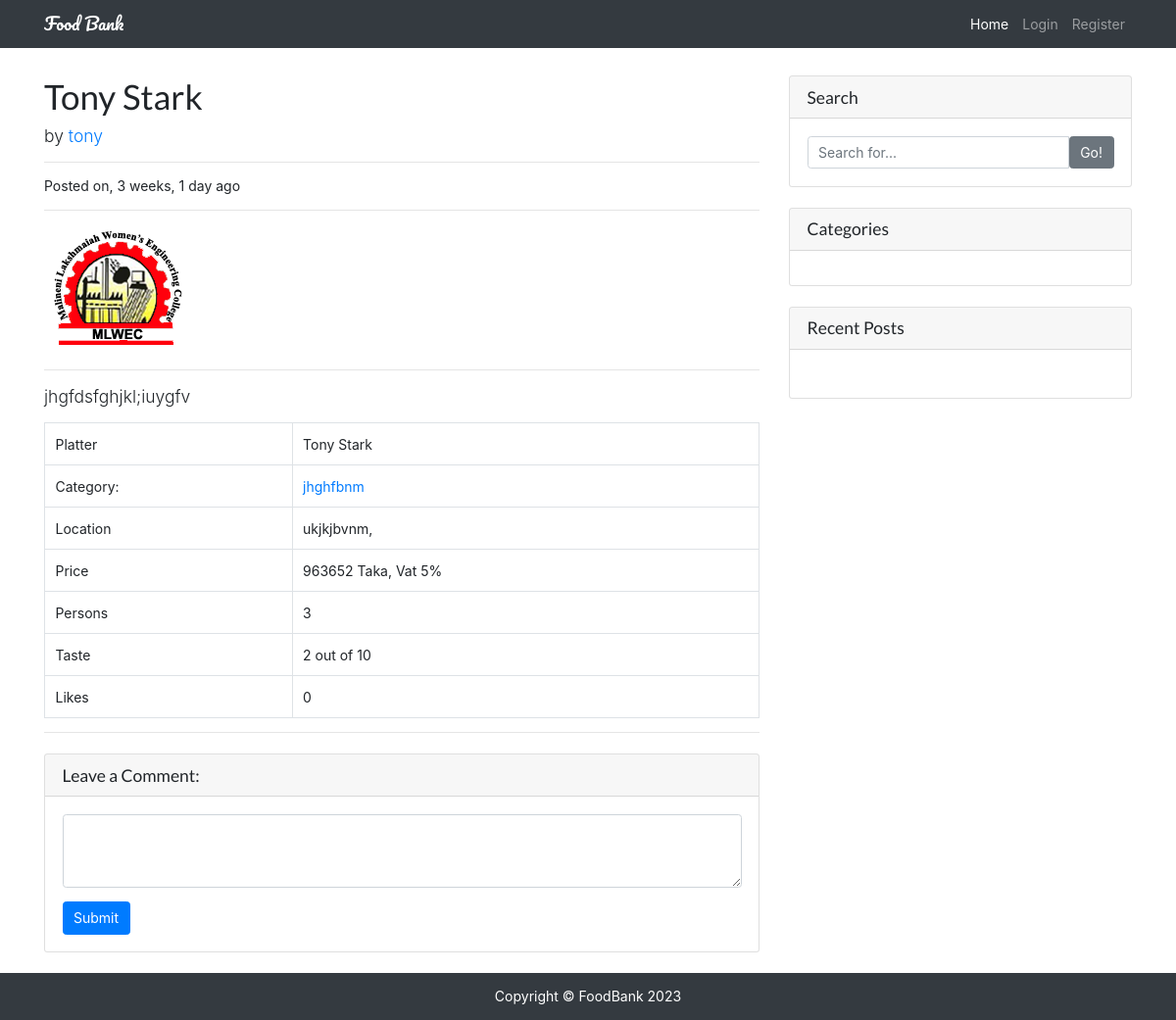
/tony-stark/, run on the app's committed database.
### restaurants/models.py (models this page shows, shortened)
class Restaurant(models.Model):
    user = models.ForeignKey(User, on_delete=models.CASCADE)
    title = models.CharField(max_length=120)
    image = models.ImageField(upload_to='restaurants/')
    categories = models.CharField(max_length=120)
    location = models.CharField(max_length=120)
    price = models.IntegerField()
    vat = models.PositiveIntegerField(default=0)
    taste = models.PositiveIntegerField(choices=choices)
    persons = models.PositiveIntegerField(choices=choices)
    details = models.TextField()
    slug = models.SlugField(unique=True, blank=True)
    likes = models.ManyToManyField(User, related_name='post_likes', blank=True)
    views = models.IntegerField(default=0,blank=True)
    created_at = models.DateTimeField(auto_now_add=True)
    updated_at = models.DateTimeField(auto_now=True)
    is_active = models.BooleanField(default=True)
    def likes_count(self):
        return self.likes.count()
    def get_categories(self):
        cats = self.categories.split(',')
        return cats

### authentication/models.py (models this page shows)
class User(AbstractUser):
    is_email_verified = models.BooleanField(default=False)
    def __str__(self):
        return self.email

### restaurants/views.py (the view, shortened to what this page needs)
# urls.py: path('<slug:slug>/', RestaurantDetailView.as_view(), name='detail'),
class RestaurantDetailView(DetailView):
    queryset = Restaurant.objects.all()

### templates/restaurants/restaurant_detail.html (shortened to what this page needs)
{% extends 'base.html' %}
{% load humanize %}
{% block content %}
<div class="row">
    <div class="col-lg-8">
        <h1 class="mt-4">{{ object.title }}</h1>
        <p class="lead">
            by
            {% if object.user.get_full_name %}
            <a href="/?author={{ object.user }}">{{ object.user.get_full_name }}</a>
            {% else %}
            <a href="/?author={{ object.user }}">{{ object.user.username }}</a>
            {% endif %}
        </p>
        <hr>
        <p>Posted on, {{ object.created_at|naturaltime }}</p>
        <hr>
        <img class="img-fluid rounded" src="{{ object.image.url }}" alt="{{ object.title }}">
        <hr>
        <p class="lead">{{ object.details }}</p>
        <table class="table table-bordered">
            <tbody>
                <tr>
                    <td>Platter</td>
                    <td>{{ object.title }}</td>
                </tr>
                <tr>
                    <td>Category:</td>
                    <td>
                        {% for cat in object.get_categories %}
                        <a href="/?cat={{ cat }}">{{ cat }}</a>
                        {% endfor %}
                    </td>
                </tr>
                <tr>
                    <td>Location</td>
                    <td>{{ object.location }}</td>
                </tr>
                <tr>
                    <td>Price</td>
                    <td>{{ object.price }} Taka, Vat {{ object.vat }}%</td>
                </tr>
                <tr>
                    <td>Persons</td>
                    <td>{{ object.persons }}</td>
                </tr>
                <tr>
                    <td>Taste</td>
                    <td>{{ object.taste }} out of 10</td>
                </tr>
                <tr>
                    <td>Likes</td>
                    <td>{{ object.likes_count }}</td>
                </tr>
            </tbody>
        </table>
        <hr>
        <div class="card my-4">
            <h5 class="card-header">Leave a Comment:</h5>
            <div class="card-body">
                <form action="." method="POST">
                    <div class="form-group">
                        <textarea name="comment" class="form-control" rows="3" required></textarea>
                    </div>
                    <button type="submit" class="btn btn-primary">Submit</button>
                </form>
            </div>
        </div>
    </div>
    {% endblock content %}

### static/restaurants/css/style.css (style rules this page uses)
body { padding-top: 56px; }

### data on the page
Restaurant: title "Tony Stark", user.username "tony", created_at "3 weeks, 1 day ago", image (picture), details "jhgfdsfghjkl;iuygfv", get_categories "jhghfbnm", location "ukjkjbvnm,", price "963652", vat "5", persons "3", taste "2", likes_count "0"
